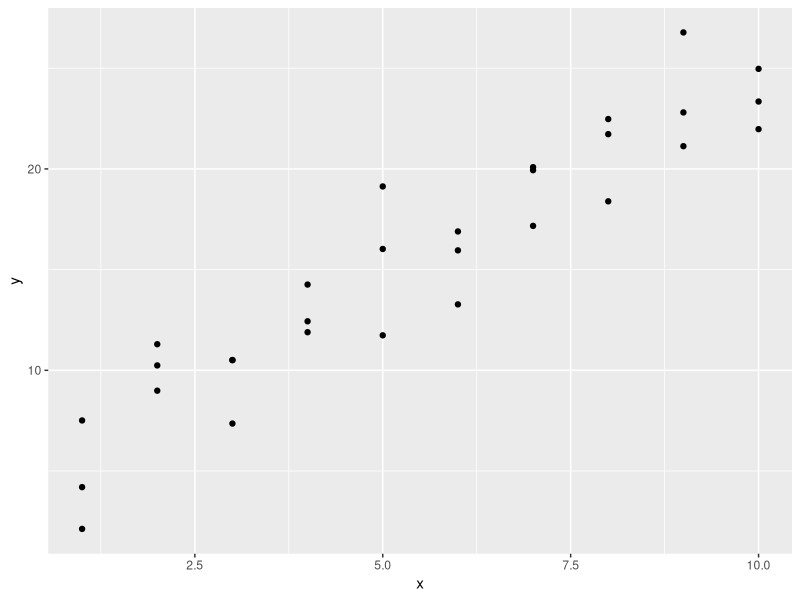
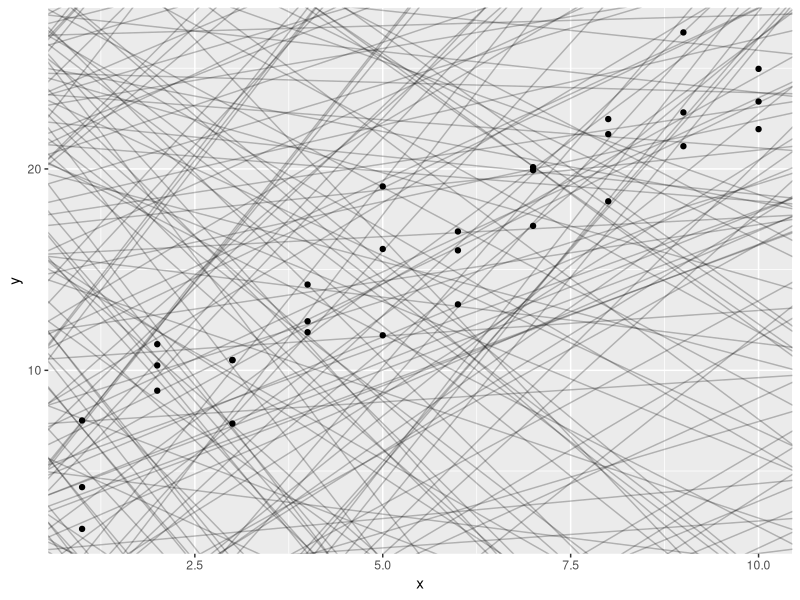
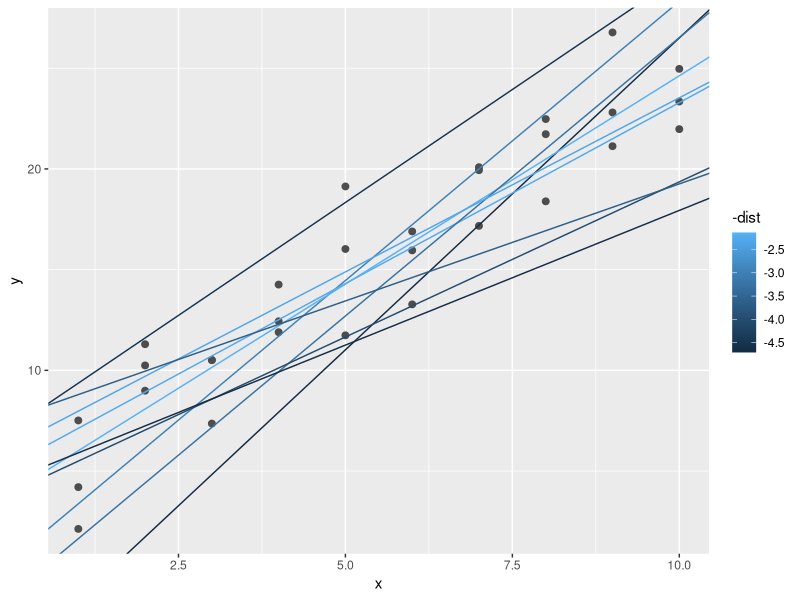
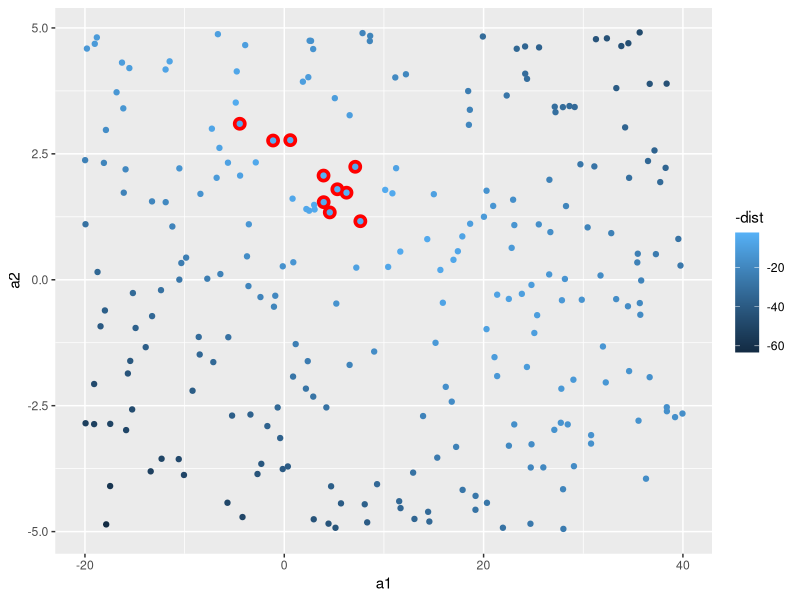
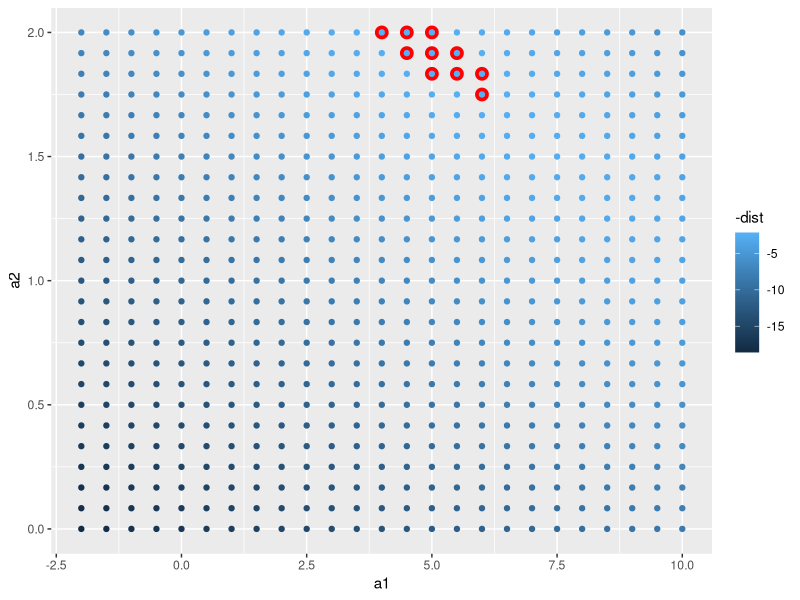
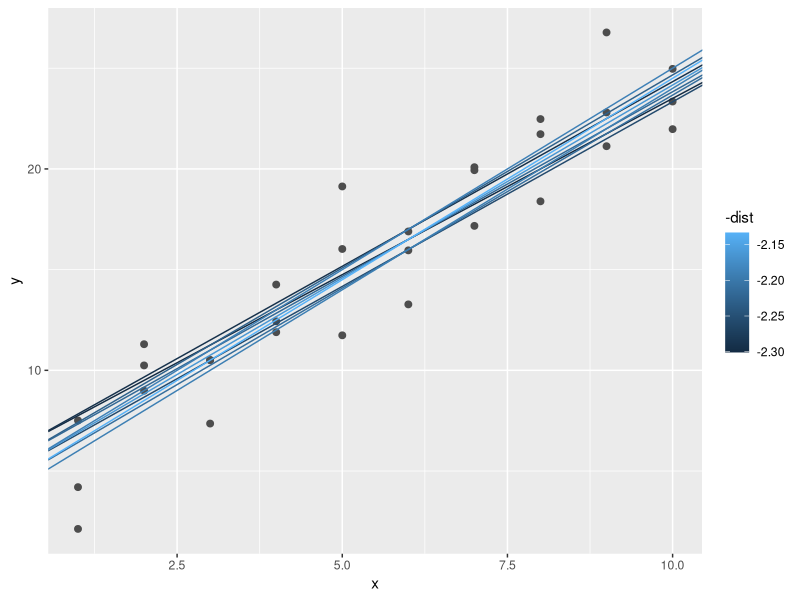
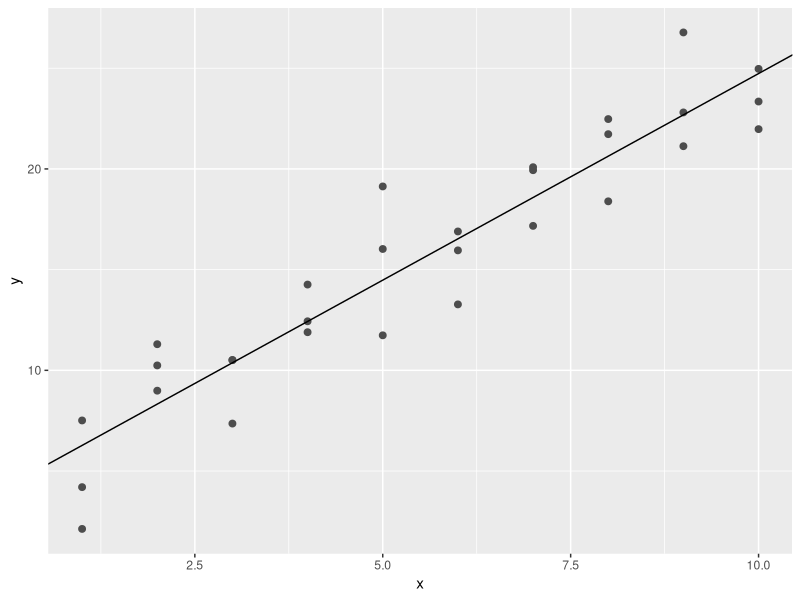
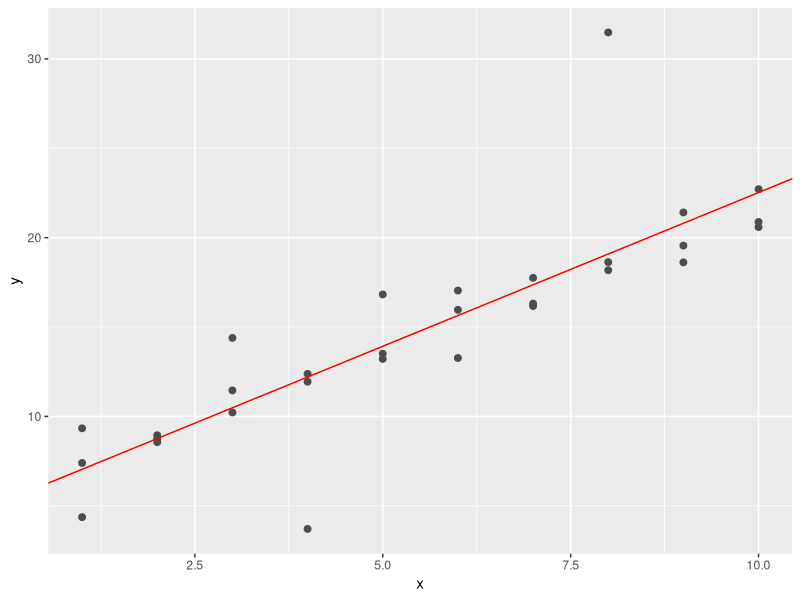

These charts were generated, in order, by the following R code: (Note: this script raises an error after producing the figures.)
## ---- chunk 1
library(tidyverse)
library(splines)
library(modelr)
options(na.action = na.warn)
## ---- chunk 2
ggplot(sim1, aes(x, y)) +
  geom_point()
## ---- chunk 3
cor(sim1$x, sim1$y)
## ---- chunk 4
models <- tibble(
  a1 = runif(250, -20, 40),
  a2 = runif(250, -5, 5)
)

ggplot(sim1, aes(x, y)) + 
  geom_abline(
    aes(intercept = a1, slope = a2), 
    data = models, alpha = 1/4
  ) +
  geom_point()
## ---- chunk 5
model1 <- function(a, data) {
  a[1] + data$x * a[2]
}

model1(c(7, 1.5), sim1)
## ---- chunk 6
measure_distance <- function(mod, data) {
  diff <- data$y - model1(mod, data)
  sqrt(mean(diff ^ 2))
}
measure_distance(c(7, 1.5), sim1)
## ---- chunk 7
sim1_dist <- function(a1, a2) {
  measure_distance(c(a1, a2), sim1)
}

models <- models %>% 
  mutate(dist = purrr::map2_dbl(a1, a2, sim1_dist))
models
## ---- chunk 8
ggplot(sim1, aes(x, y)) + 
  geom_point(size = 2, color = "grey30") + 
  geom_abline(
    aes(intercept = a1, slope = a2, color = -dist), 
    data = filter(models, rank(dist) <= 10)
  )
## ---- chunk 9
ggplot(models, aes(a1, a2)) +
  geom_point(data = filter(models, rank(dist) <= 10), size = 4, colour = "red") +
  geom_point(aes(colour = -dist))
## ---- chunk 10
grid <- expand.grid(
  a1 = seq(-2, 10, length = 25),
  a2 = seq(0, 2, length = 25)
  ) %>% 
  mutate(dist = purrr::map2_dbl(a1, a2, sim1_dist))

grid %>% 
  ggplot(aes(a1, a2)) +
  geom_point(data = filter(grid, rank(dist) <= 10), size = 4, colour = "red") +
  geom_point(aes(colour = -dist)) 
## ---- chunk 11
ggplot(sim1, aes(x, y)) + 
  geom_point(size = 2, colour = "grey30") + 
  geom_abline(
    aes(intercept = a1, slope = a2, colour = -dist), 
    data = filter(grid, rank(dist) <= 10)
  )
## ---- chunk 12
sim1_mod <- lm(y ~ x, data = sim1)
coef(sim1_mod)
## ---- chunk 13
ggplot(sim1, aes(x, y)) + 
  geom_point(size = 2, colour = "grey30") + 
  geom_abline(intercept = coef(sim1_mod)[1], slope = coef(sim1_mod)[2])
## ---- chunk 14
sim1a <- tibble(
  x = rep(1:10, each = 3),
  y = x * 1.5 + 6 + rt(length(x), df = 2)
)
## ---- chunk 15
sim1a_mod <- lm(y ~ x, sim1a)

ggplot(sim1a, aes(x, y)) + 
  geom_point(size = 2, color = "grey30") + 
  geom_abline(intercept = coef(sim1a_mod)[1], slope = coef(sim1a_mod)[2], color = "red")
## ---- chunk 16
simt <- function(i) {
  tibble(
    x = rep(1:10, each = 3),
    y = x * 1.5 + 6 + rt(length(x), df = 2),
    id = i
  )
}

sims <- map_df(1:15, simt)

ggplot(sims, aes(x, y)) +
  geom_point() +
  geom_smooth(method = "lm", color = "red") +
  facet_wrap(~id, ncol = 5)
## ---- chunk 17
sim_norm <- function(i) {
  tibble(
    x = rep(1:10, each = 3),
    y = x * 1.5 + 6 + rnorm(length(x)),
    .id = i
  )
}

simdf_norm <- map_df(1:12, sim_norm)

ggplot(simdf_norm, aes(x = x, y = y)) +
  geom_point() +
  geom_smooth(method = "lm", colour = "red") +
  facet_wrap(~.id, ncol = 4)
## ---- chunk 18
tibble(
  x = seq(-5, 5, length.out = 100),
  normal = dnorm(x),
  student_t = dt(x, df = 2)
) %>%
  gather(distribution, density, -x) %>%
  ggplot(aes(x = x, y = density, color = distribution)) +
  geom_line()
## ---- chunk 19
pnorm(2, lower.tail = FALSE)
## ---- chunk 20
pt(2, df = 2, lower.tail = FALSE)
## ---- chunk 21
measure_distance <- function(mod, data) {
  diff <- data$y - model1(mod, data)
  mean(abs(diff))
}
## ---- chunk 22
make_prediction <- function(mod, data) {
  mod[1] + mod[2] * data$x
}
## ---- chunk 23
best <- optim(c(0, 0), measure_distance, data = sim1a)
best$par
## ---- chunk 24
measure_distance_ls <- function(mod, data) {
  diff <- data$y - (mod[1] + mod[2] * data$x)
  sqrt(mean(diff^2))
}

best <- optim(c(0, 0), measure_distance_ls, data = sim1a)
best$par
## ---- chunk 25
model3 <- function(a, data) {
  a[1] + data$x * a[2] + a[3]
}
## ---- chunk 26
measure_distance_3 <- function(a, data) {
  diff <- data$y - model3(a, data)
  sqrt(mean(diff^2))
}
## ---- chunk 27
best3a <- optim(c(0, 0, 0), measure_distance_3, data = sim1)
best3a$par

best3b <- optim(c(0, 0, 1), measure_distance_3, data = sim1)
best3b$par

best3c <- optim(c(0, 0, 5), measure_distance_3, data = sim1)
best3c$par
## ---- chunk 28
grid <- sim1 %>%
  data_grid(x)
## ---- chunk 29
grid <- grid %>%
  add_predictions(sim1_mod) # sim1_mod --- это модель
## ---- chunk 30
ggplot(sim1, aes(x)) +
  geom_point(aes(y = y)) +
  geom_line(aes(y = pred), data = grid, color = "red", size = 1)
## ---- chunk 31
sim1 <- sim1 %>%
  add_residuals(sim1_mod)
## ---- chunk 32
ggplot(sim1, aes(resid)) + 
  geom_freqpoly(binwidth = 0.5)
## ---- chunk 33
ggplot(sim1, aes(x, resid)) + 
  geom_ref_line(h = 0) +
  geom_point()
## ---- chunk 34
sim1_loess <- loess(y ~ x, data = sim1)
sim1_lm <- lm(y ~ x, data = sim1)
## ---- chunk 35
grid_loess <- sim1 %>%
  add_predictions(sim1_loess)
## ---- chunk 36
sim1 <- sim1 %>%
  add_residuals(sim1_lm) %>%
  add_predictions(sim1_lm) %>%
  add_residuals(sim1_loess, var = "resid_loess") %>%
  add_predictions(sim1_loess, var = "pred_loess")
## ---- chunk 37
ggplot(sim1, aes(x, y)) + 
  geom_point(size = 2, color = "grey30") + 
  geom_smooth(se = F, size = 2, color = "blue") +
  geom_line(aes(x, pred), data = grid_loess, color = "red") +
  geom_line(aes(y = pred), data = grid, color = "green")
## ---- chunk 38
ggplot(sim1, aes(x = x)) +
  geom_ref_line(h = 0) +
  geom_point(aes(y = resid)) +
  geom_point(aes(y = resid_loess), colour = "red")
## ---- chunk 39
sim1_mod <- lm(y ~ x, data = sim1)
grid <- sim1 %>%
  data_grid(x)
## ---- chunk 40
grid %>%
  add_predictions(sim1_mod, var = "pred_lm") %>%
  add_predictions(sim1_loess, var = "pred_loess")
## ---- chunk 41
grid %>%
  gather_predictions(sim1_mod, sim1_loess)
## ---- chunk 42
grid %>%
  spread_predictions(sim1_mod, sim1_loess)
## ---- chunk 43
grid %>%
  gather_predictions(sim1_mod, sim1_loess) %>%
  spread(model, pred)
## ---- chunk 44
sim1_mod <- lm(y ~ x, data = sim1)

sim1 <- sim1 %>%
  add_residuals(sim1_mod)

ggplot(sim1, aes(x = abs(resid))) +
  geom_freqpoly(binwidth = 0.5)
## ---- chunk 45
df <- tribble(
  ~y, ~x1, ~x2,
  4, 2, 5,
  5, 1, 6
)
model_matrix(df, y ~ x1)
## ---- chunk 46
model_matrix(df, y ~ x1 - 1)
## ---- chunk 47
model_matrix(df, y ~ x1 + x2)
## ---- chunk 48
df <- tribble(
  ~ sex, ~ response,
  "male", 1,
  "female", 2,
  "male", 1
)
model_matrix(df, response ~ sex)
## ---- chunk 49
ggplot(sim2) + 
  geom_point(aes(x, y))
## ---- chunk 50
mod2 <- lm(y ~ x, data = sim2)

grid <- sim2 %>% 
  data_grid(x) %>% 
  add_predictions(mod2)
grid
## ---- chunk 51
ggplot(sim2, aes(x)) + 
  geom_point(aes(y = y)) +
  geom_point(data = grid, aes(y = pred), colour = "red", size = 4)
## ---- chunk 52
tibble(x = "e") %>% 
  add_predictions(mod2)
## ---- chunk 53
ggplot(sim3, aes(x1, y)) +
  geom_point(aes(color = x2))
## ---- chunk 54
mod1 <- lm(y ~ x1 + x2, data = sim3)
mod2 <- lm(y ~ x1 * x2, data = sim3)
## ---- chunk 55
grid <- sim3 %>% 
  data_grid(x1, x2) %>% 
  gather_predictions(mod1, mod2)
## ---- chunk 56
ggplot(sim3, aes(x1, y, colour = x2)) + 
  geom_point() + 
  geom_line(data = grid, aes(y = pred)) + 
  facet_wrap(~ model)
## ---- chunk 57
sim3 <- sim3 %>% 
  gather_residuals(mod1, mod2)

ggplot(sim3, aes(x1, resid, colour = x2)) + 
  geom_point() + 
  facet_grid(model ~ x2)
## ---- chunk 58
mod1 <- lm(y ~ x1 + x2, data = sim4)
mod2 <- lm(y ~ x1 * x2, data = sim4)

grid <- sim4 %>% 
  data_grid(
    x1 = seq_range(x1, 5), 
    x2 = seq_range(x2, 5) 
  ) %>% 
  gather_predictions(mod1, mod2)
grid
## ---- chunk 59
seq_range(c(0.0123, 0.923423), n = 5)

seq_range(c(0.0123, 0.923423), n = 5, pretty = TRUE)
## ---- chunk 60
x1 <- rcauchy(100)
seq_range(x1, n = 5)

seq_range(x1, n = 5, trim = 0.10)

seq_range(x1, n = 5, trim = 0.25)

seq_range(x1, n = 5, trim = 0.50)
## ---- chunk 61
x2 <- c(0, 1)
seq_range(x2, n = 5)

seq_range(x2, n = 5, expand = 0.10)

seq_range(x2, n = 5, expand = 0.25)

seq_range(x2, n = 5, expand = 0.50)
## ---- chunk 62
ggplot(grid, aes(x1, x2)) + 
  geom_tile(aes(fill = pred)) + 
  facet_wrap(~ model)
## ---- chunk 63
ggplot(grid, aes(x1, pred, colour = x2, group = x2)) + 
  geom_line() +
  facet_wrap(~ model)
ggplot(grid, aes(x2, pred, colour = x1, group = x1)) + 
  geom_line() +
  facet_wrap(~ model)
## ---- chunk 64
df <- tribble(
  ~y, ~x,
   1,  1,
   2,  2, 
   3,  3
)
model_matrix(df, y ~ x^2 + x)

model_matrix(df, y ~ I(x^2) + x)
## ---- chunk 65
model_matrix(df, y ~ poly(x, 2))
## ---- chunk 66
model_matrix(df, y ~ ns(x, 2))
## ---- chunk 67
sim5 <- tibble(
  x = seq(0, 3.5 * pi, length = 50),
  y = 4 * sin(x) + rnorm(length(x))
)

ggplot(sim5, aes(x, y)) +
  geom_point()
## ---- chunk 68
mod1 <- lm(y ~ ns(x, 1), data = sim5)
mod2 <- lm(y ~ ns(x, 2), data = sim5)
mod3 <- lm(y ~ ns(x, 3), data = sim5)
mod4 <- lm(y ~ ns(x, 4), data = sim5)
mod5 <- lm(y ~ ns(x, 5), data = sim5)

grid <- sim5 %>% 
  data_grid(x = seq_range(x, n = 50, expand = 0.1)) %>% 
  gather_predictions(mod1, mod2, mod3, mod4, mod5, .pred = "y")

ggplot(sim5, aes(x, y)) + 
  geom_point() +
  geom_line(data = grid, colour = "red") +
  facet_wrap(~ model)
## ---- chunk 69
grid2 <- sim5 %>% 
  data_grid(x = seq_range(x, n = 50, expand = 0.1))

sim5 <- sim5 %>% 
  gather_residuals(mod1, mod2, mod3, mod4, mod5)

ggplot(sim5, aes(x, resid, color = model)) + 
  geom_point() + 
  facet_grid(model ~ .)
